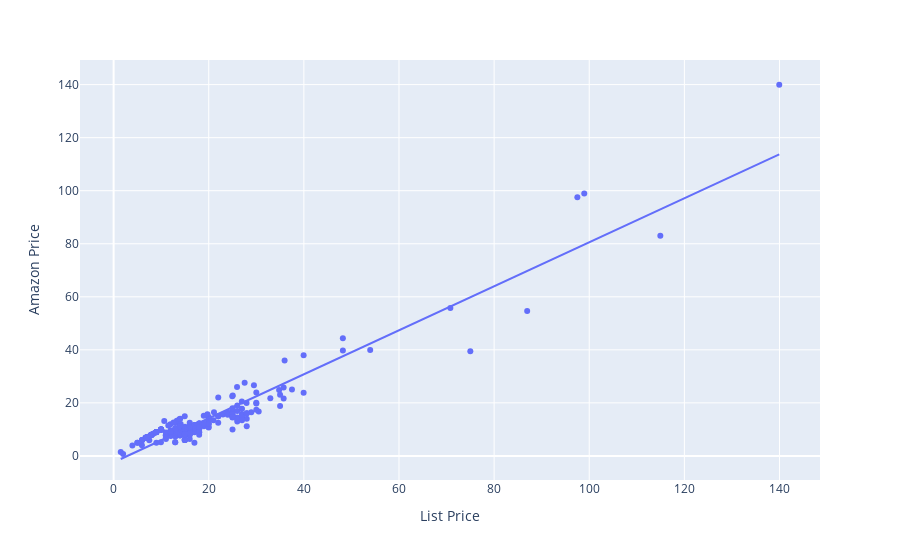

Notebook source saved alongside this figure:
### Markdown cell above
$$\huge 
\begin{align}
y &={} \beta_0+\beta_1x \quad \text{(model form)}\\
\hat y_i &={} \hat \beta_0+\hat\beta_1x_i \quad \text{(fit model)}\\
\hat \beta_0, \hat \beta_1 &={} \text{argmin}\quad  
\sum_{i=1}^n (y_i-\hat y_i)^2 \\
&={} \text{argmin} \sum_{i=1}^n \epsilon_i^2  \quad \text{(sum of squared }\enclose{horizontalstrike}{errors}\text{residuals)}\\
\hat \epsilon_i &={} y_i - \hat y_i \quad \text{(residual)}\\
\hat y_i &\color{white}{=}{} \text{are the predictions of the fit model}
\end{align}$$

- we square the prediction errros because some are positive and some are negative and so minimizing that is not helpful; instead, minimizing squared distance (which are positive) allows us to put the line through the data cloud such that the (squared) distance from the points to the line is minimize

### Code cell
# ols: ordinary least squares
fig = px.scatter(amazon_prices_nonans, x="List Price", y="Amazon Price", trendline="ols")
fig.show()

### Figure 1 — Plotly figure (JSON) as saved in the notebook; plotly's stock layout.template omitted (floating-point values rounded to 4 significant figures; data arrays with more than 128 entries replaced by an {"elided": "..."} marker saying what was removed)
{"data": [{"hovertemplate": "List Price=%{x}<br>Amazon Price=%{y}<extra></extra>", "legendgroup": "", "marker": {"color": "#636efa", "symbol": "circle"}, "mode": "markers", "name": "", "orientation": "v", "showlegend": false, "type": "scatter", "x": {"elided": "324 float values"}, "xaxis": "x", "y": {"elided": "324 float values"}, "yaxis": "y"}, {"hovertemplate": "<b>OLS trendline</b><br>Amazon Price = 0.82978 * List Price + -2.40696<br>R<sup>2</sup>=0.903124<br><br>List Price=%{x}<br>Amazon Price=%{y} <b>(trend)</b><extra></extra>", "legendgroup": "", "marker": {"color": "#636efa", "symbol": "circle"}, "mode": "lines", "name": "", "showlegend": false, "type": "scatter", "x": {"elided": "324 float values"}, "xaxis": "x", "y": {"elided": "324 float values"}, "yaxis": "y"}], "layout": {"legend": {"tracegroupgap": 0}, "margin": {"t": 60}, "xaxis": {"anchor": "y", "domain": [0, 1], "title": {"text": "List Price"}}, "yaxis": {"anchor": "x", "domain": [0, 1], "title": {"text": "Amazon Price"}}}}
